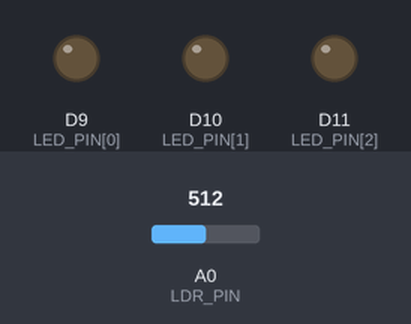
Simulated run of this sketch. Board: Arduino Uno R4 Minima. Parts: output pins drawn as LEDs (lit = HIGH). The inputs (shaded band) are chosen by the test bench; at power-on: A0 (LDR_PIN) = 512 (analog values on the 0–1023 scale). What the sketch prints to the serial monitor is not drawn.

Above: at 0.1 s.
At 16.1 s:
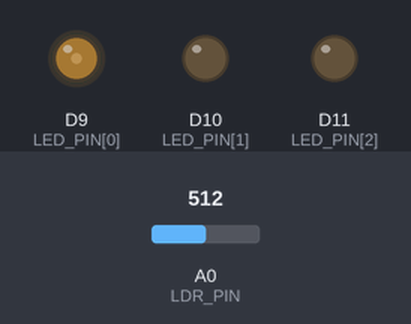
At 24.1 s:
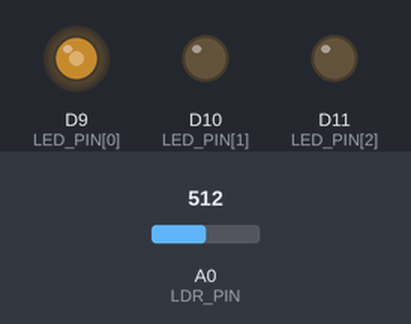
At 37.1 s:
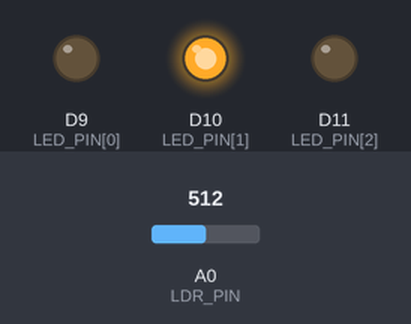
At 53.1 s:
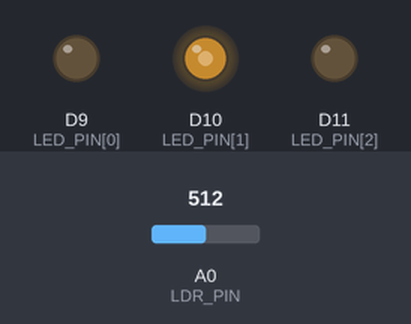
At 82.1 s:
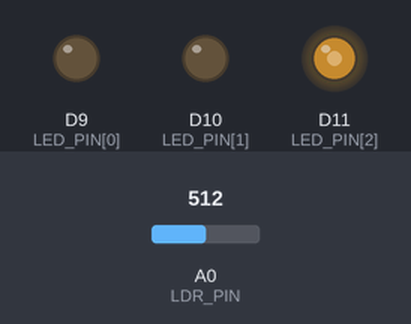
Timing chart, 0 to 87.5 s (numbered marks = the images above):
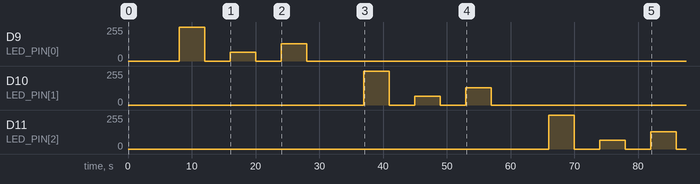

The sketch:

ldr_step_test.ino
```cpp
// LDR step-response test for the RGB LED + photoresistor reservoir
// Board: Arduino Uno R4
// Wiring: LED R/G/B -> D9/D10/D11 (via resistors), LDR divider midpoint -> A0
//
// For each colour channel the sketch applies a sequence of PWM steps and logs
// the LDR reading every SAMPLE_MS. Output is CSV over Serial:
//   channel,step,t_ms,pwm,adc
// where t_ms is time since that step was applied (t=0 is the pre-step value).
//
// Capture the output from the Serial Monitor (copy into a .csv) or with a
// serial logger, then fit exponentials to the rise/decay segments.

const uint8_t LED_PIN[3] = {9, 10, 11};
const char*   CH_NAME[3] = {"R", "G", "B"};
const uint8_t LDR_PIN    = A0;

const uint16_t SAMPLE_MS = 5;      // sampling period
const uint16_t HOLD_MS   = 4000;   // how long each step is held
const uint16_t SETTLE_MS = 5000;   // dark pre-conditioning before each channel

// Sequence of PWM levels applied to each channel (0-255)
const uint8_t LEVELS[] = {255, 0, 64, 0, 128, 0};
const uint8_t N_LEVELS = sizeof(LEVELS) / sizeof(LEVELS[0]);

void setChannel(uint8_t ch, uint8_t value) {
  for (uint8_t i = 0; i < 3; i++) {
    analogWrite(LED_PIN[i], (i == ch) ? value : 0);
  }
}

int readLDR() {
  long sum = 0;
  for (uint8_t i = 0; i < 4; i++) sum += analogRead(LDR_PIN);
  return sum / 4;
}

void holdAndLog(uint8_t ch, uint8_t stepIdx, uint8_t level, uint16_t duration) {
  setChannel(ch, level);
  uint32_t t0   = millis();
  uint32_t next = t0;
  while (millis() - t0 < duration) {
    Serial.print(CH_NAME[ch]);
    Serial.print(',');
    Serial.print(stepIdx);
    Serial.print(',');
    Serial.print(millis() - t0);
    Serial.print(',');
    Serial.print(level);
    Serial.print(',');
    Serial.println(readLDR());
    next += SAMPLE_MS;
    while (millis() < next) { }
  }
}

void setup() {
  Serial.begin(115200);
  while (!Serial) { }
  analogReadResolution(14);   // Uno R4: 14-bit ADC (0-16383)

  for (uint8_t i = 0; i < 3; i++) pinMode(LED_PIN[i], OUTPUT);
  setChannel(0, 0);

  Serial.println("# LDR step test starting in 3 s");
  delay(3000);
  Serial.println("channel,step,t_ms,pwm,adc");

  for (uint8_t ch = 0; ch < 3; ch++) {
    // Pre-condition: hold the LED off so every channel starts from the same state
    setChannel(ch, 0);
    delay(SETTLE_MS);

    for (uint8_t s = 0; s < N_LEVELS; s++) {
      holdAndLog(ch, s, LEVELS[s], HOLD_MS);
    }
  }

  setChannel(0, 0);
  Serial.println("# DONE");
}

void loop() { }
```
